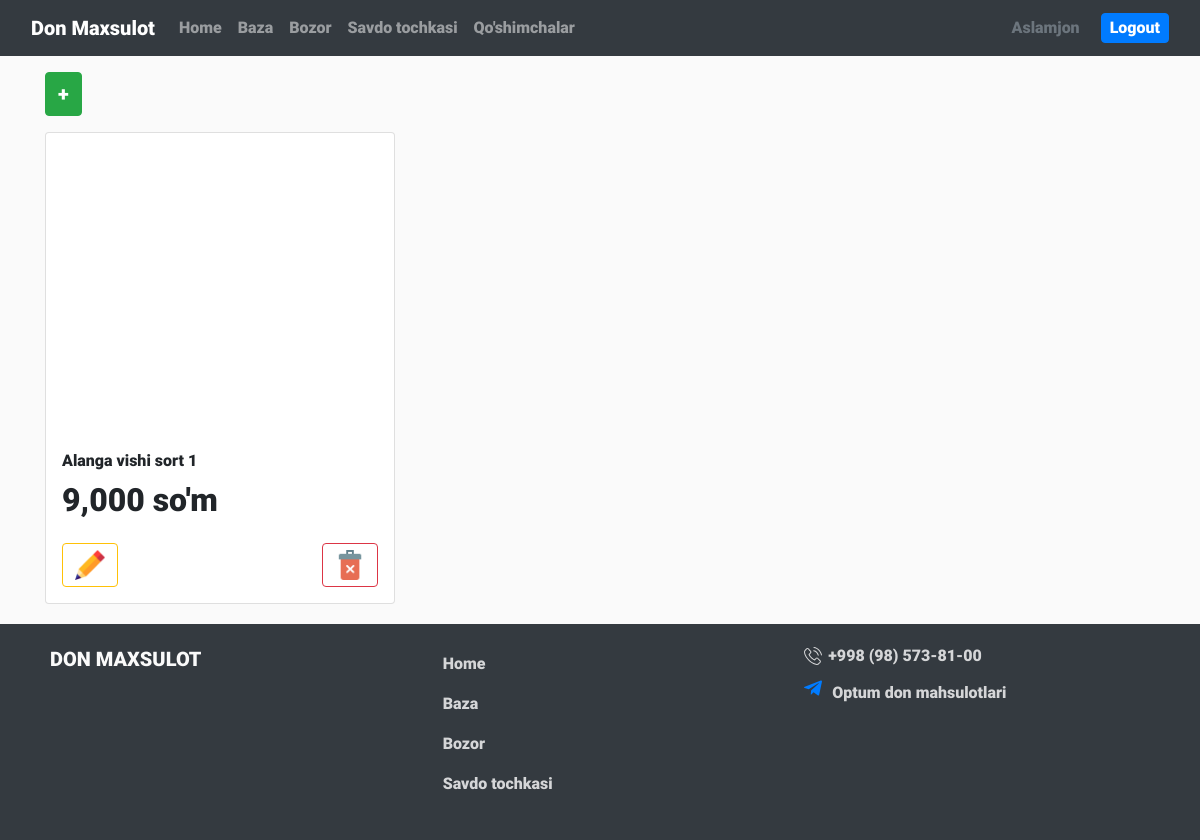
Page / (signed in) on the earlier database version.
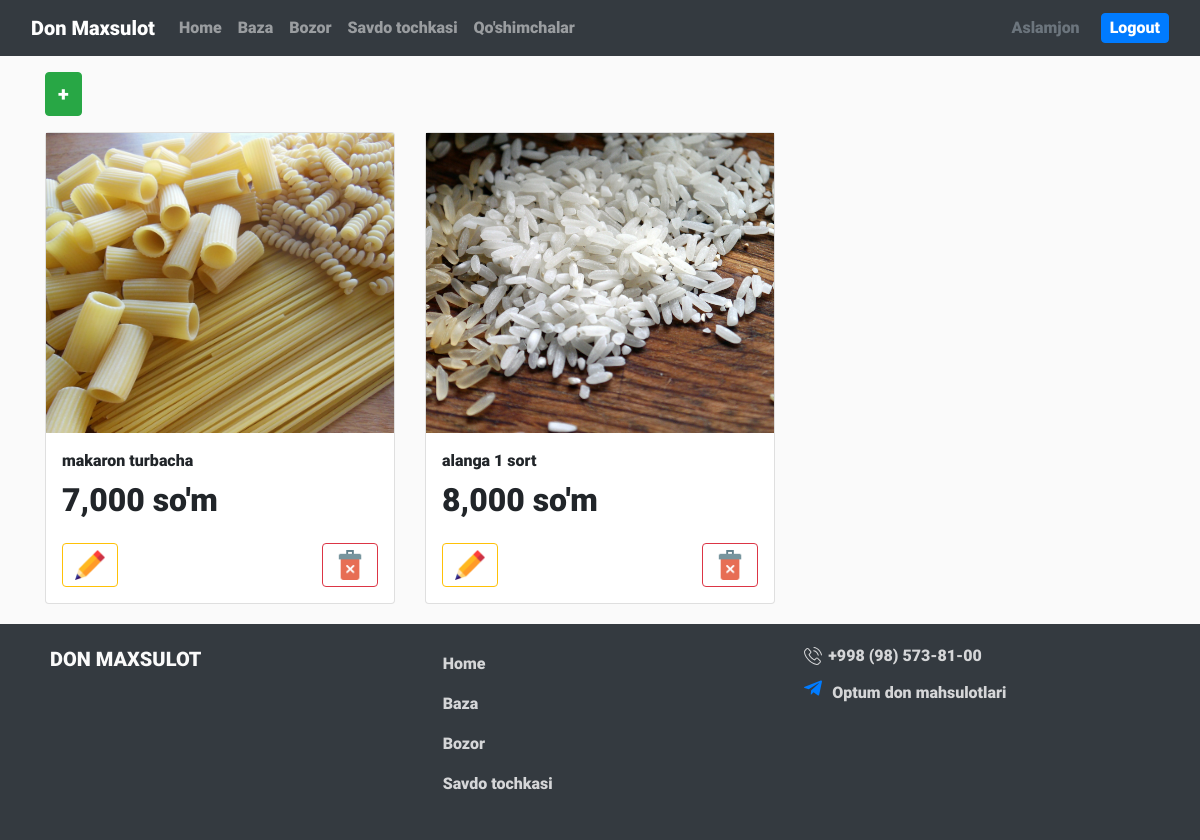
Same page on the later database version.
### home/models.py (models this page shows)
class Home(models.Model):
    img = models.ImageField(null=True, blank=True, upload_to='images/')
    title = models.CharField(max_length=100)
    des = models.TextField(blank=True)
    price = models.IntegerField(default=0)
    showToAgent = models.IntegerField(default=0)

### home/views.py (the view)
# urls.py: 2. Add a URL to urlpatterns:  path('', views.home, name='home')
def home(request):
    getAgents = Agents.objects.all()
    for i in getAgents:
        agentsList.append(i.name)
    getHome = Home.objects.all()
    if (request.method == 'GET'):
        sentObjToTemplate = {'home': getHome, 'homeForm': HomeForm}
        return checkIsAdmin(request, 'html/index.html', sentObjToTemplate, sentObjToTemplate)
    elif (request.method == 'POST'):
        createBlogToHome = HomeForm(request.POST, request.FILES)
        if createBlogToHome.is_valid():
            createBlogToHome.save()
        return redirect('home')
    else:
        sentObjToTemplate = {'home': getHome, 'homeForm': HomeForm}
        return checkIsAdmin(request, 'html/index.html', sentObjToTemplate, sentObjToTemplate)

### home/views.py (called while the page is built)
def checkIsAdmin(request, html, sendObjToAdmin, sendObjToAnonimUser):
    getAdmins = Admins.objects.all()
    global admins
    admins = []
    for i in getAdmins:
        admins.append(i.name)
    if request.user.username in admins:
        sendObjToAdmin['isAdmin'] = True
        return render(request, html, sendObjToAdmin)
    else:
        if request.user.username in agentsList:
            sendObjToAnonimUser['isAgent'] = True
            return render(request, html, sendObjToAnonimUser)
        sendObjToAnonimUser['isAdmin'] = False
        return render(request, html, sendObjToAnonimUser)

### home/templates/html/index.html (shortened to what this page needs)
{% extends 'html/base.html' %}
{% load static %}
{% load indexObj %}
{% block content %}
<div class="homePage">
    <div class="container">
        {% if user.is_authenticated and isAdmin %}
        <button type="button" class="btn btn-success mt-3 fs-20" data-toggle="modal" data-target="#myModal">
            +
        </button>
        {% endif %}
        <div class="row">
            {% for item in home %}
            <div class="col-md-4 col-sm-6 mt-3">
                <div class="card">
                    {% if item.img %}
                    <div class="img"
                        style="background: url('{{item.img.url}}');background-repeat: no-repeat;background-size: cover;background-position: center center;">
                    </div>
                    {% endif %}
                    <div class="p-3">
                        <div class="mb-2">{{item.title}}</div>
                        <h2 class="text-bold">
                            <span class="price numMusk">
                                {% if isAgent %}
                                {{item.showToAgent}}
                                {% else %}
                                {{item.price}}
                                {% endif %}
                            </span> so'm
                        </h2>
                    </div>
                    {% if user.is_authenticated and isAdmin %}
                    <form action="{% url 'deleteHome' item.id %}" class="d-flex justify-content-between pl-3 pr-3 pb-3"
                        method="POST">
                        <a href="{% url 'editHome' item.id %}" class="btn btn-outline-warning openEditModal"><img src="{% static 'pencil.png' %}" class="w-30px" alt=""></a>
                        <button class="btn btn-outline-danger"><img src="{% static 'delete.png' %}" class="w-30px" alt=""></button>
                    </form>
                    {% endif %}
                </div>
            </div>
            {% endfor %}
        </div>
    </div>
</div>
{% endblock %}

### home/templates/html/base.html (shortened to what this page needs)
{% load static %}
<!DOCTYPE html>
<html lang="en">
<head>
    <link rel="stylesheet" href="{% static 'css/normalize.css'%}">
    <link rel="stylesheet" href="{% static 'css/bootstrap.css'%}">
    <link rel="stylesheet" href="{% static 'css/privet_bootstrap.css'%}">
    <link rel="stylesheet" href="{% static 'css/animate.css'%}">
    <link rel="stylesheet" href="{% static 'css/style.css'%}">
</head>
<body>
    <nav class="navbar navbar-expand-lg navbar-dark bg-dark">
        <div class="container-fluid">
            <a class="navbar-brand" href="#">Don Maxsulot</a>
            <div class="collapse navbar-collapse justify-content-between" id="navbarSupportedContent">
                <ul class="navbar-nav me-auto mb-2 mb-lg-0">
                    <li class="nav-item">
                        <a class="nav-link" aria-current="page" href="{% url 'home' %}">Home</a>
                    </li>
                    <li class="nav-item">
                        <a class="nav-link" href="{% url 'baza' %}">Baza</a>
                    </li>
                    <li class="nav-item">
                        <a class="nav-link" href="{% url 'base' %}">Bozor</a>
                    </li>
                    <li class="nav-item">
                        <a class="nav-link" href="{% url 'agentTake' %}">Savdo tochkasi</a>
                    </li>
                    <li>
                    {% if user.is_authenticated and isAdmin %}
                    <li class="nav-item">
                        <a class="nav-link" href="{% url 'addAgent' %}">Qo'shimchalar</a>
                    </li>
                    {% endif %}
                </ul>
                {% if user.is_authenticated %}
                <ul class="list-unstyled mb-0">
                    <li>
                        <div class="d-flex align-items-center">
                            <div class="d-flex align-items-center text-secondary text-capitalize mr-3">{{user}}</div>
                            <form action="{% url 'logout' %}" method="POST">
                                <button class="btn btn-primary pl-2 pr-2" style="padding: 2px; margin-left: 5px;"
                                    type="submit">Logout</button>
                            </form>
                        </div>
                    </li>
                </ul>
                {% endif %}
            </div>
        </div>
    </nav>
    {% block content %}
    {% endblock %}
    <footer>
        <div class="containerCustom">
            <div class="row">
                <div class="col-md-4">
                    <a class="logo">
                        DON MAXSULOT
                    </a>
                </div>
                <div class="col-md-4">
                    <ul class="list-unstyled">
                        <li class="nav-item">
                            <a class="nav-link" aria-current="page" href="{% url 'home' %}">Home</a>
                        </li>
                        <li class="nav-item">
                            <a class="nav-link" href="{% url 'baza' %}">Baza</a>
                        </li>
                        <li class="nav-item">
                            <a class="nav-link" href="{% url 'base' %}">Bozor</a>
                        </li>
                        <li class="nav-item">
                            <a class="nav-link" href="{% url 'agentTake' %}">Savdo tochkasi</a>
                        </li>
                    </ul>
                </div>
                <div class="col-md-4">
                    <ul class="list-unstyled">
                        <li><div class="tel">
                            <span class="icon"></span>
                            <span>+998 (98) 573-81-00</span>
                        </div></li>
                        <li>
                            <div class="telegram">
                                <a href="https://t.me/optumdon" target="_blank">
                                    <span class="icon"></span>
                                    <span>Optum don mahsulotlari</span>
                                </a>
                            </div>
                        </li>
                    </ul>
                </div>
            </div>
        </div>
    </footer>
</body>
</html>

### home/static/css/style.css (style rules this page uses)
body { margin: 0; padding: 0; overflow-x: hidden; font-family: "Roboto-Black", sans-serif; background-color: #fafafa; position: relative; }
.containerCustom { margin: 0 30px; position: relative; }
.icon { width: 20px; height: 20px; display: inline-block; background-color: #fff; cursor: pointer; mask-position: center center; mask-size: 90%; mask-repeat: no-repeat; -webkit-mask-position: center center; -webkit-mask-size: 90%; -webkit-mask-repeat: no-repeat; }
nav .navbar-collapse ul li a { cursor: pointer; }
.text-bold { font-weight: bold; }
.homePage .img { width: 100%; height: 300px; }
footer { background-color: #343a40; padding: 20px; margin-top: 20px; }
footer .logo { color: #fafafa; font-size: 20px; text-decoration: none; }
footer ul li a { color: #fafafad0; transition: 0.3s; }
footer ul .tel, footer ul .telegram { display: flex; align-items: center; }
footer ul .tel span:first-child, footer ul .telegram span:first-child { width: 20px; height: 20px; display: inline-block; mask-image: url("../img/phone-call.svg"); -webkit-mask-image: url("../img/phone-call.svg"); background: #fafafad0; margin-right: 5px; }
footer ul .tel span:last-child, footer ul .telegram span:last-child { color: #fafafad0; text-decoration: none; }
footer ul .telegram { margin-top: 10px; }
footer ul .telegram span:first-child { mask-image: url("../img/telegram.svg"); -webkit-mask-image: url("../img/telegram.svg"); background: #007bff; }

Differences in the rows shown:
removed Home: title "Alanga vishi sort 1", price "9,000"
added Home: img (picture), title "makaron turbacha", price "7,000"
added Home: img (picture), title "alanga 1 sort", price "8,000"
